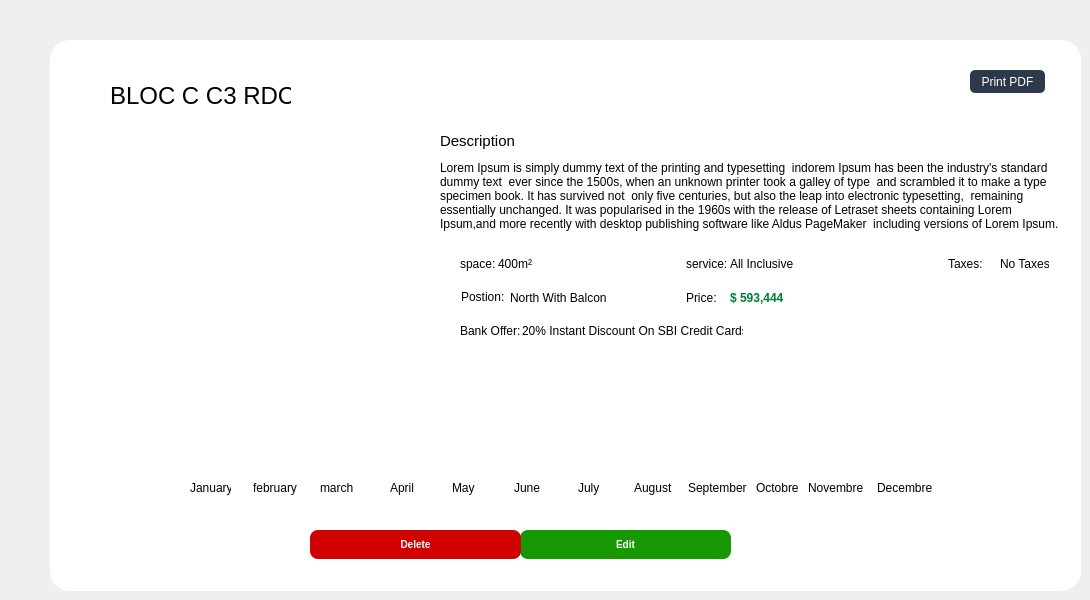
      <widget class="QWidget" name="edit_office_page_updated">
       <widget class="QWidget" name="description_office_container" native="true">
        <property name="geometry">
         <rect>
          <x>50</x>
          <y>40</y>
          <width>1031</width>
          <height>551</height>
         </rect>
        </property>
        <property name="styleSheet">
         <string notr="true">background-color:white;
border-radius:20px</string>
        </property>
        <widget class="QLabel" name="title_office">
         <property name="geometry">
          <rect>
           <x>60</x>
           <y>30</y>
           <width>181</width>
           <height>51</height>
          </rect>
         </property>
         <property name="font">
          <font>
           <pointsize>18</pointsize>
           <weight>50</weight>
           <italic>false</italic>
           <bold>false</bold>
          </font>
         </property>
         <property name="text">
          <string>BLOC C C3 RDC</string>
         </property>
        </widget>
        <widget class="QLabel" name="price_office">
         <property name="geometry">
          <rect>
           <x>680</x>
           <y>250</y>
           <width>61</width>
           <height>16</height>
          </rect>
         </property>
         <property name="font">
          <font>
           <weight>75</weight>
           <bold>true</bold>
          </font>
         </property>
         <property name="styleSheet">
          <string notr="true">color:#007D32;</string>
         </property>
         <property name="text">
          <string>$ 593,444</string>
         </property>
        </widget>
        <widget class="QLabel" name="description_label_office">
         <property name="geometry">
          <rect>
           <x>390</x>
           <y>85</y>
           <width>111</width>
           <height>31</height>
          </rect>
         </property>
         <property name="font">
          <font>
           <pointsize>11</pointsize>
          </font>
         </property>
         <property name="text">
          <string>Description</string>
         </property>
        </widget>
        <widget class="QLabel" name="description_text_office">
         <property name="geometry">
          <rect>
           <x>390</x>
           <y>100</y>
           <width>621</width>
           <height>111</height>
          </rect>
         </property>
         <property name="styleSheet">
          <string notr="true"/>
         </property>
         <property name="text">
          <string>Lorem Ipsum is simply dummy text of the printing and typesetting  indorem Ipsum has been the industry's standard dummy text  ever since the 1500s, when an unknown printer took a galley of type  and scrambled it to make a type specimen book. It has survived not  only five centuries, but also the leap into electronic typesetting,  remaining essentially unchanged. It was popularised in the 1960s with the release of Letraset sheets containing Lorem Ipsum,and more recently with desktop publishing software like Aldus PageMaker  including versions of Lorem Ipsum.</string>
         </property>
         <property name="wordWrap">
          <bool>true</bool>
         </property>
        </widget>
        <widget class="QLabel" name="point_office">
         <property name="geometry">
          <rect>
           <x>390</x>
           <y>220</y>
           <width>10</width>
           <height>10</height>
          </rect>
         </property>
         <property name="text">
          <string/>
         </property>
         <property name="pixmap">
          <pixmap resource="res.qrc">:/img/img/point_grey.png</pixmap>
         </property>
        </widget>
        <widget class="QLabel" name="point_office_2">
         <property name="geometry">
          <rect>
           <x>616</x>
           <y>220</y>
           <width>10</width>
           <height>10</height>
          </rect>
         </property>
         <property name="text">
          <string/>
         </property>
         <property name="pixmap">
          <pixmap resource="res.qrc">:/img/img/point_grey.png</pixmap>
         </property>
        </widget>
        <widget class="QLabel" name="point_office_3">
         <property name="geometry">
          <rect>
           <x>390</x>
           <y>253</y>
           <width>10</width>
           <height>10</height>
          </rect>
         </property>
         <property name="text">
          <string/>
         </property>
         <property name="pixmap">
          <pixmap resource="res.qrc">:/img/img/point_grey.png</pixmap>
         </property>
        </widget>
        <widget class="QLabel" name="point_office_4">
         <property name="geometry">
          <rect>
           <x>390</x>
           <y>286</y>
           <width>10</width>
           <height>10</height>
          </rect>
         </property>
         <property name="text">
          <string/>
         </property>
         <property name="pixmap">
          <pixmap resource="res.qrc">:/img/img/point_grey.png</pixmap>
         </property>
        </widget>
        <widget class="QLabel" name="point_office_5">
         <property name="geometry">
          <rect>
           <x>880</x>
           <y>220</y>
           <width>10</width>
           <height>10</height>
          </rect>
         </property>
         <property name="text">
          <string/>
         </property>
         <property name="pixmap">
          <pixmap resource="res.qrc">:/img/img/point_grey.png</pixmap>
         </property>
        </widget>
        <widget class="QLabel" name="space_office">
         <property name="geometry">
          <rect>
           <x>410</x>
           <y>216</y>
           <width>49</width>
           <height>16</height>
          </rect>
         </property>
         <property name="text">
          <string>space:</string>
         </property>
        </widget>
        <widget class="QLabel" name="service_label">
         <property name="geometry">
          <rect>
           <x>636</x>
           <y>216</y>
           <width>49</width>
           <height>16</height>
          </rect>
         </property>
         <property name="text">
          <string>service:</string>
         </property>
        </widget>
        <widget class="QLabel" name="taxes_label">
         <property name="geometry">
          <rect>
           <x>898</x>
           <y>216</y>
           <width>49</width>
           <height>16</height>
          </rect>
         </property>
         <property name="text">
          <string>Taxes:</string>
         </property>
        </widget>
        <widget class="QLabel" name="position_label_office">
         <property name="geometry">
          <rect>
           <x>411</x>
           <y>249</y>
           <width>49</width>
           <height>16</height>
          </rect>
         </property>
         <property name="text">
          <string>Postion:</string>
         </property>
        </widget>
        <widget class="QLabel" name="bankOffer_label_office">
         <property name="geometry">
          <rect>
           <x>410</x>
           <y>283</y>
           <width>71</width>
           <height>16</height>
          </rect>
         </property>
         <property name="text">
          <string>Bank Offer:</string>
         </property>
        </widget>
        <widget class="QLabel" name="space_description_office">
         <property name="geometry">
          <rect>
           <x>448</x>
           <y>216</y>
           <width>49</width>
           <height>16</height>
          </rect>
         </property>
         <property name="text">
          <string>400m²</string>
         </property>
        </widget>
        <widget class="QLabel" name="service_description_office">
         <property name="geometry">
          <rect>
           <x>680</x>
           <y>216</y>
           <width>71</width>
           <height>16</height>
          </rect>
         </property>
         <property name="text">
          <string>All Inclusive</string>
         </property>
        </widget>
        <widget class="QLabel" name="bankOffer_description_office">
         <property name="geometry">
          <rect>
           <x>472</x>
           <y>283</y>
           <width>221</width>
           <height>16</height>
          </rect>
         </property>
         <property name="text">
          <string>20% Instant Discount On SBI Credit Cards</string>
         </property>
        </widget>
        <widget class="QLabel" name="taxes_description_office">
         <property name="geometry">
          <rect>
           <x>950</x>
           <y>216</y>
           <width>49</width>
           <height>16</height>
          </rect>
         </property>
         <property name="text">
          <string>No Taxes</string>
         </property>
        </widget>
        <widget class="QLabel" name="position_description_office">
         <property name="geometry">
          <rect>
           <x>460</x>
           <y>250</y>
           <width>101</width>
           <height>16</height>
          </rect>
         </property>
         <property name="text">
          <string>North With Balcon</string>
         </property>
        </widget>
        <widget class="QPushButton" name="delete_office_button_more">
         <property name="geometry">
          <rect>
           <x>260</x>
           <y>490</y>
           <width>211</width>
           <height>29</height>
          </rect>
         </property>
         <property name="font">
          <font>
           <pointsize>-1</pointsize>
           <weight>62</weight>
           <italic>false</italic>
           <bold>true</bold>
          </font>
         </property>
         <property name="styleSheet">
          <string notr="true">
#delete_office_button_more:hover{
background-color:#A80000;
text-decoration:underline;
font-weight:bold;
}
#delete_office_button_more{position: absolute;
color:#fffffff;
background: #D00000;
border-radius: 8px;
font-style: normal;
font-weight: 500;
font-size: 10px;
line-height: 12px;
color:white;
}
</string>
         </property>
         <property name="text">
          <string>Delete</string>
         </property>
        </widget>
        <widget class="QStackedWidget" name="image_office_stacked">
         <property name="geometry">
          <rect>
           <x>40</x>
           <y>104</y>
           <width>311</width>
           <height>221</height>
          </rect>
         </property>
         <property name="styleSheet">
          <string notr="true">border-radius:20px;</string>
         </property>
         <widget class="QWidget" name="page_10">
          <property name="styleSheet">
           <string notr="true"/>
          </property>
          <widget class="QLabel" name="image_office_big">
           <property name="geometry">
            <rect>
             <x>0</x>
             <y>0</y>
             <width>311</width>
             <height>221</height>
            </rect>
           </property>
           <property name="styleSheet">
            <string notr="true">border-radius:10px;
background-image:url('C:/Users/Mon Pc/Desktop/Qt projects/BrainStormSpace/img/image_office.png');
background-repeat:no-repeat;</string>
           </property>
           <property name="text">
            <string/>
           </property>
          </widget>
         </widget>
         <widget class="QWidget" name="page_11"/>
        </widget>
        <widget class="QLabel" name="availblity_circle">
         <property name="geometry">
          <rect>
           <x>250</x>
           <y>50</y>
           <width>16</width>
           <height>16</height>
          </rect>
         </property>
         <property name="text">
          <string/>
         </property>
         <property name="pixmap">
          <pixmap resource="res.qrc">:/img/img/red_circle.png</pixmap>
         </property>
        </widget>
        <widget class="QWidget" name="tiemligne_office" native="true">
         <property name="geometry">
          <rect>
           <x>40</x>
           <y>380</y>
           <width>981</width>
           <height>91</height>
          </rect>
         </property>
         <widget class="QLabel" name="month2">
          <property name="geometry">
           <rect>
            <x>173</x>
            <y>30</y>
            <width>28</width>
            <height>28</height>
           </rect>
          </property>
          <property name="text">
           <string/>
          </property>
          <property name="pixmap">
           <pixmap resource="res.qrc">:/img/img/tiem_circle.png</pixmap>
          </property>
         </widget>
         <widget class="QLabel" name="month1">
          <property name="geometry">
           <rect>
            <x>110</x>
            <y>30</y>
            <width>28</width>
            <height>28</height>
           </rect>
          </property>
          <property name="text">
           <string/>
          </property>
          <property name="pixmap">
           <pixmap resource="res.qrc">:/img/img/tiem_circle.png</pixmap>
          </property>
         </widget>
         <widget class="QLabel" name="month4">
          <property name="geometry">
           <rect>
            <x>296</x>
            <y>30</y>
            <width>28</width>
            <height>28</height>
           </rect>
          </property>
          <property name="text">
           <string/>
          </property>
          <property name="pixmap">
           <pixmap resource="res.qrc">:/img/img/tiem_circle.png</pixmap>
          </property>
         </widget>
         <widget class="QLabel" name="month3">
          <property name="geometry">
           <rect>
            <x>234</x>
            <y>30</y>
            <width>28</width>
            <height>28</height>
           </rect>
          </property>
          <property name="text">
           <string/>
          </property>
          <property name="pixmap">
           <pixmap resource="res.qrc">:/img/img/tiem_circle.png</pixmap>
          </property>
         </widget>
         <widget class="QLabel" name="laision_office_11">
          <property name="geometry">
           <rect>
            <x>138</x>
            <y>42</y>
            <width>35</width>
            <height>2</height>
           </rect>
          </property>
          <property name="text">
           <string/>
          </property>
          <property name="pixmap">
           <pixmap resource="res.qrc">:/img/img/laison.png</pixmap>
          </property>
         </widget>
         <widget class="QLabel" name="laision_office_10">
          <property name="geometry">
           <rect>
            <x>200</x>
            <y>42</y>
            <width>35</width>
            <height>2</height>
           </rect>
          </property>
          <property name="text">
           <string/>
          </property>
          <property name="pixmap">
           <pixmap resource="res.qrc">:/img/img/laison.png</pixmap>
          </property>
         </widget>
         <widget class="QLabel" name="laision_office_9">
          <property name="geometry">
           <rect>
            <x>261</x>
            <y>42</y>
            <width>35</width>
            <height>2</height>
           </rect>
          </property>
          <property name="text">
           <string/>
          </property>
          <property name="pixmap">
           <pixmap resource="res.qrc">:/img/img/laison.png</pixmap>
          </property>
         </widget>
         <widget class="QLabel" name="laision_office_8">
          <property name="geometry">
           <rect>
            <x>323</x>
            <y>42</y>
            <width>35</width>
            <height>2</height>
           </rect>
          </property>
          <property name="text">
           <string/>
          </property>
          <property name="pixmap">
           <pixmap resource="res.qrc">:/img/img/laison.png</pixmap>
          </property>
         </widget>
         <widget class="QLabel" name="laision_office">
          <property name="geometry">
           <rect>
            <x>510</x>
            <y>40</y>
            <width>35</width>
            <height>2</height>
           </rect>
          </property>
          <property name="text">
           <string/>
          </property>
          <property name="pixmap">
           <pixmap resource="res.qrc">:/img/img/laison.png</pixmap>
          </property>
         </widget>
         <widget class="QLabel" name="month6">
          <property name="geometry">
           <rect>
            <x>422</x>
            <y>28</y>
            <width>28</width>
            <height>28</height>
           </rect>
          </property>
          <property name="text">
           <string/>
          </property>
          <property name="pixmap">
           <pixmap resource="res.qrc">:/img/img/tiem_circle.png</pixmap>
          </property>
         </widget>
         <widget class="QLabel" name="month5">
          <property name="geometry">
           <rect>
            <x>359</x>
            <y>28</y>
            <width>28</width>
            <height>28</height>
           </rect>
          </property>
          <property name="text">
           <string/>
          </property>
          <property name="pixmap">
           <pixmap resource="res.qrc">:/img/img/tiem_circle.png</pixmap>
          </property>
         </widget>
         <widget class="QLabel" name="laision_office_2">
          <property name="geometry">
           <rect>
            <x>449</x>
            <y>40</y>
            <width>35</width>
            <height>2</height>
           </rect>
          </property>
          <property name="text">
           <string/>
          </property>
          <property name="pixmap">
           <pixmap resource="res.qrc">:/img/img/laison.png</pixmap>
          </property>
         </widget>
         <widget class="QLabel" name="month7">
          <property name="geometry">
           <rect>
            <x>483</x>
            <y>28</y>
            <width>28</width>
            <height>28</height>
           </rect>
          </property>
          <property name="text">
           <string/>
          </property>
          <property name="pixmap">
           <pixmap resource="res.qrc">:/img/img/tiem_circle.png</pixmap>
          </property>
         </widget>
         <widget class="QLabel" name="laision_office_4">
          <property name="geometry">
           <rect>
            <x>387</x>
            <y>40</y>
            <width>35</width>
            <height>2</height>
           </rect>
          </property>
          <property name="text">
           <string/>
          </property>
          <property name="pixmap">
           <pixmap resource="res.qrc">:/img/img/laison.png</pixmap>
          </property>
         </widget>
         <widget class="QLabel" name="laision_office_3">
          <property name="geometry">
           <rect>
            <x>760</x>
            <y>40</y>
            <width>35</width>
            <height>2</height>
           </rect>
          </property>
          <property name="text">
           <string/>
          </property>
          <property name="pixmap">
           <pixmap resource="res.qrc">:/img/img/laison.png</pixmap>
          </property>
         </widget>
         <widget class="QLabel" name="month10">
          <property name="geometry">
           <rect>
            <x>610</x>
            <y>28</y>
            <width>28</width>
            <height>28</height>
           </rect>
          </property>
          <property name="text">
           <string/>
          </property>
          <property name="pixmap">
           <pixmap resource="res.qrc">:/img/img/tiem_circle.png</pixmap>
          </property>
         </widget>
         <widget class="QLabel" name="month9">
          <property name="geometry">
           <rect>
            <x>547</x>
            <y>28</y>
            <width>28</width>
            <height>28</height>
           </rect>
          </property>
          <property name="text">
           <string/>
          </property>
          <property name="pixmap">
           <pixmap resource="res.qrc">:/img/img/tiem_circle.png</pixmap>
          </property>
         </widget>
         <widget class="QLabel" name="laision_office_7">
          <property name="geometry">
           <rect>
            <x>698</x>
            <y>40</y>
            <width>35</width>
            <height>2</height>
           </rect>
          </property>
          <property name="text">
           <string/>
          </property>
          <property name="pixmap">
           <pixmap resource="res.qrc">:/img/img/laison.png</pixmap>
          </property>
         </widget>
         <widget class="QLabel" name="laision_office_6">
          <property name="geometry">
           <rect>
            <x>637</x>
            <y>40</y>
            <width>35</width>
            <height>2</height>
           </rect>
          </property>
          <property name="text">
           <string/>
          </property>
          <property name="pixmap">
           <pixmap resource="res.qrc">:/img/img/laison.png</pixmap>
          </property>
         </widget>
         <widget class="QLabel" name="month10_2">
          <property name="geometry">
           <rect>
            <x>671</x>
            <y>28</y>
            <width>28</width>
            <height>28</height>
           </rect>
          </property>
          <property name="text">
           <string/>
          </property>
          <property name="pixmap">
           <pixmap resource="res.qrc">:/img/img/tiem_circle.png</pixmap>
          </property>
         </widget>
         <widget class="QLabel" name="month11">
          <property name="geometry">
           <rect>
            <x>733</x>
            <y>28</y>
            <width>28</width>
            <height>28</height>
           </rect>
          </property>
          <property name="text">
           <string/>
          </property>
          <property name="pixmap">
           <pixmap resource="res.qrc">:/img/img/tiem_circle.png</pixmap>
          </property>
         </widget>
         <widget class="QLabel" name="laision_office_5">
          <property name="geometry">
           <rect>
            <x>575</x>
            <y>40</y>
            <width>35</width>
            <height>2</height>
           </rect>
          </property>
          <property name="text">
           <string/>
          </property>
          <property name="pixmap">
           <pixmap resource="res.qrc">:/img/img/laison.png</pixmap>
          </property>
         </widget>
         <widget class="QLabel" name="month12">
          <property name="geometry">
           <rect>
            <x>793</x>
            <y>28</y>
            <width>28</width>
            <height>28</height>
           </rect>
          </property>
          <property name="text">
           <string/>
          </property>
          <property name="pixmap">
           <pixmap resource="res.qrc">:/img/img/tiem_circle.png</pixmap>
          </property>
         </widget>
         <widget class="QLabel" name="january_text_office">
          <property name="geometry">
           <rect>
            <x>100</x>
            <y>60</y>
            <width>41</width>
            <height>16</height>
           </rect>
          </property>
          <property name="text">
           <string>January</string>
          </property>
         </widget>
         <widget class="QLabel" name="february_text_office">
          <property name="geometry">
           <rect>
            <x>163</x>
            <y>60</y>
            <width>51</width>
            <height>16</height>
           </rect>
          </property>
          <property name="text">
           <string>february</string>
          </property>
         </widget>
         <widget class="QLabel" name="march_text_office">
          <property name="geometry">
           <rect>
            <x>230</x>
            <y>60</y>
            <width>41</width>
            <height>16</height>
           </rect>
          </property>
          <property name="text">
           <string>march</string>
          </property>
         </widget>
         <widget class="QLabel" name="april_text_office">
          <property name="geometry">
           <rect>
            <x>300</x>
            <y>60</y>
            <width>31</width>
            <height>16</height>
           </rect>
          </property>
          <property name="text">
           <string>April</string>
          </property>
         </widget>
         <widget class="QLabel" name="may_text_office">
          <property name="geometry">
           <rect>
            <x>362</x>
            <y>60</y>
            <width>27</width>
            <height>16</height>
           </rect>
          </property>
          <property name="text">
           <string>May</string>
          </property>
         </widget>
         <widget class="QLabel" name="june_text_office">
          <property name="geometry">
           <rect>
            <x>424</x>
            <y>60</y>
            <width>26</width>
            <height>16</height>
           </rect>
          </property>
          <property name="text">
           <string>June</string>
          </property>
         </widget>
         <widget class="QLabel" name="july_text_office">
          <property name="geometry">
           <rect>
            <x>488</x>
            <y>60</y>
            <width>21</width>
            <height>16</height>
           </rect>
          </property>
          <property name="text">
           <string>July</string>
          </property>
         </widget>
         <widget class="QLabel" name="august_text_office">
          <property name="geometry">
           <rect>
            <x>544</x>
            <y>60</y>
            <width>41</width>
            <height>16</height>
           </rect>
          </property>
          <property name="text">
           <string>August</string>
          </property>
         </widget>
         <widget class="QLabel" name="september_text">
          <property name="geometry">
           <rect>
            <x>598</x>
            <y>60</y>
            <width>61</width>
            <height>16</height>
           </rect>
          </property>
          <property name="text">
           <string>September</string>
          </property>
         </widget>
         <widget class="QLabel" name="octobre_text_office">
          <property name="geometry">
           <rect>
            <x>666</x>
            <y>60</y>
            <width>51</width>
            <height>16</height>
           </rect>
          </property>
          <property name="text">
           <string>Octobre</string>
          </property>
         </widget>
         <widget class="QLabel" name="novembre_text_office">
          <property name="geometry">
           <rect>
            <x>718</x>
            <y>60</y>
            <width>61</width>
            <height>16</height>
           </rect>
          </property>
          <property name="text">
           <string>Novembre</string>
          </property>
         </widget>
         <widget class="QLabel" name="decembre_text_office">
          <property name="geometry">
           <rect>
            <x>787</x>
            <y>60</y>
            <width>61</width>
            <height>16</height>
           </rect>
          </property>
          <property name="text">
           <string>Decembre</string>
          </property>
         </widget>
        </widget>
        <widget class="QPushButton" name="edit_office_button_more">
         <property name="geometry">
          <rect>
           <x>470</x>
           <y>490</y>
           <width>211</width>
           <height>29</height>
          </rect>
         </property>
         <property name="styleSheet">
          <string notr="true">#edit_office_button_more{
position: absolute;

background: #159800;
border-radius: 8px;
font-style: normal;
font-weight: 500;
font-size: 10px;
line-height: 12px;
color:white;
}
#edit_office_button_more:hover{
background-color:#107300;
text-decoration:underline;
font-weight: bold;
}</string>
         </property>
         <property name="text">
          <string>Edit</string>
         </property>
        </widget>
        <widget class="QLabel" name="color_hack">
         <property name="geometry">
          <rect>
           <x>463</x>
           <y>480</y>
           <width>15</width>
           <height>49</height>
          </rect>
         </property>
         <property name="styleSheet">
          <string notr="true">background:transparent;
</string>
         </property>
         <property name="text">
          <string/>
         </property>
         <property name="pixmap">
          <pixmap resource="res.qrc">:/img/img/color_hack_button.png</pixmap>
         </property>
        </widget>
        <widget class="QLabel" name="id_wtf">
         <property name="geometry">
          <rect>
           <x>700</x>
           <y>40</y>
           <width>47</width>
           <height>14</height>
          </rect>
         </property>
         <property name="text">
          <string/>
         </property>
        </widget>
        <widget class="QPushButton" name="print_pdf_office">
         <property name="geometry">
          <rect>
           <x>920</x>
           <y>30</y>
           <width>75</width>
           <height>23</height>
          </rect>
         </property>
         <property name="styleSheet">
          <string notr="true">#print_pdf_office{background: #2D394A;
border-radius: 5px;
color:white;}
#print_pdf_office:hover{
background:#3E5575;
}</string>
         </property>
         <property name="text">
          <string>Print PDF</string>
         </property>
        </widget>
        <widget class="QLabel" name="bankOffer_label_office_3">
         <property name="geometry">
          <rect>
           <x>636</x>
           <y>250</y>
           <width>71</width>
           <height>16</height>
          </rect>
         </property>
         <property name="text">
          <string>Price:</string>
         </property>
        </widget>
        <widget class="QLabel" name="point_office_11">
         <property name="geometry">
          <rect>
           <x>616</x>
           <y>253</y>
           <width>10</width>
           <height>10</height>
          </rect>
         </property>
         <property name="text">
          <string/>
         </property>
         <property name="pixmap">
          <pixmap resource="res.qrc">:/img/img/point_grey.png</pixmap>
         </property>
        </widget>
        <zorder>title_office</zorder>
        <zorder>description_text_office</zorder>
        <zorder>point_office</zorder>
        <zorder>point_office_2</zorder>
        <zorder>point_office_3</zorder>
        <zorder>point_office_4</zorder>
        <zorder>point_office_5</zorder>
        <zorder>space_office</zorder>
        <zorder>service_label</zorder>
        <zorder>taxes_label</zorder>
        <zorder>position_label_office</zorder>
        <zorder>bankOffer_label_office</zorder>
        <zorder>space_description_office</zorder>
        <zorder>service_description_office</zorder>
        <zorder>bankOffer_description_office</zorder>
        <zorder>taxes_description_office</zorder>
        <zorder>position_description_office</zorder>
        <zorder>image_office_stacked</zorder>
        <zorder>availblity_circle</zorder>
        <zorder>description_label_office</zorder>
        <zorder>tiemligne_office</zorder>
        <zorder>color_hack</zorder>
        <zorder>id_wtf</zorder>
        <zorder>print_pdf_office</zorder>
        <zorder>bankOffer_label_office_3</zorder>
        <zorder>point_office_11</zorder>
        <zorder>price_office</zorder>
        <zorder>edit_office_button_more</zorder>
        <zorder>delete_office_button_more</zorder>
       </widget>
      </widget>
